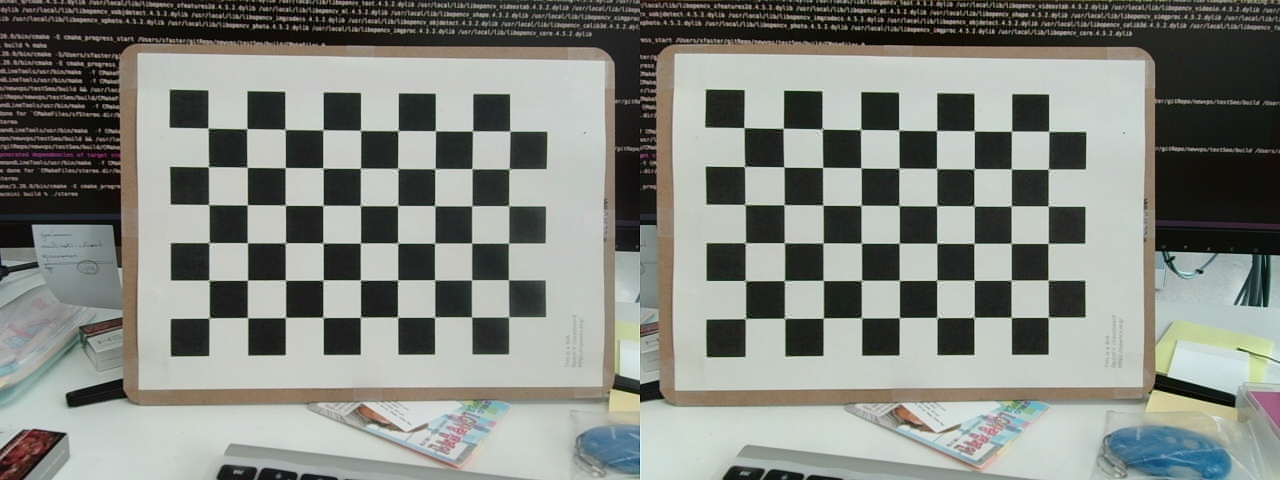
//> input picture testH/sCalibration-N/sCalibration-N/1624847488.04760.jpg, 1280 x 480 px; its folder holds only this picture in this run
$ ./stereoCamera_N   (built with g++ and OpenCV 4)
//> lines starting //> are read from the running program, lines starting //| are printed output that depends on the picture
#include <opencv2/opencv.hpp>
#include <opencv2/calib3d/calib3d_c.h>
#include <iostream>
#include <vector>
using namespace std;

int CHECKERBOARD[2]{6,9};

int main(){
	vector<cv::String> images;

	string path = "../sCalibration-N/sCalibration-N";

	cv::glob(path, images);

	vector<vector<cv::Point3f>> objpoints_left;
	vector<vector<cv::Point3f>> objpoints_right;

	vector<vector<cv::Point2f>> imgpoints_left;
	vector<vector<cv::Point2f>> imgpoints_right;

	vector<cv::Point3f> objp;

	for(int i = 0; i < CHECKERBOARD[1]; i++){
		for(int j = 0; j < CHECKERBOARD[0]; j++){
			objp.push_back(cv::Point3f(j*23.6, i*23.6, 0));
		}
	}

	cv::Mat frame, gray, pic[2];

	vector<cv::Point2f> corner_pts;

	for(int i = 0; i < images.size(); i++){
		frame = cv::imread(images[i]);
//> frame is the input picture: 480 rows x 1280 cols, CV_8UC3; mean B, G, R 127.6, 133.9, 130.8

		cv::cvtColor(frame, gray, cv::COLOR_BGR2GRAY);
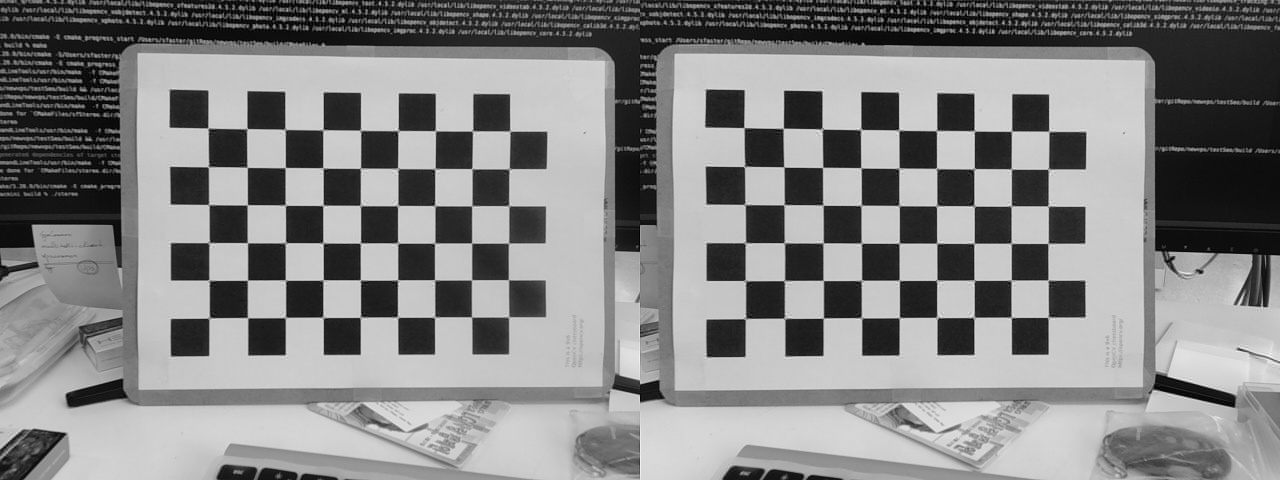
//> gray: 480 rows x 1280 cols, CV_8UC1; min 0, max 250, mean 132.3

		pic[0] = gray(cv::Range::all(), cv::Range(0, gray.cols/2));
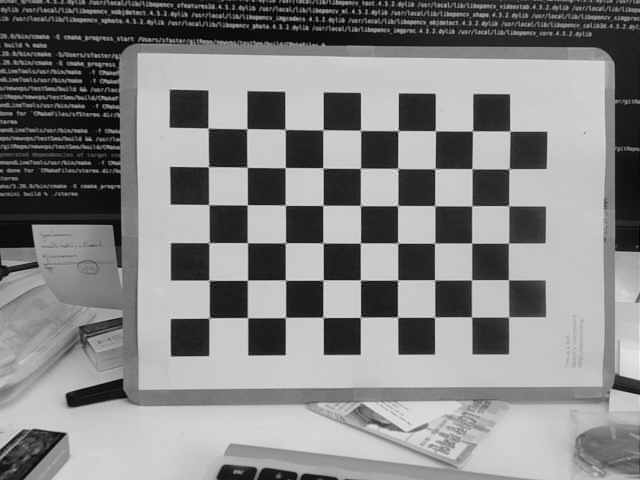
//> pic[0]: 480 rows x 640 cols, CV_8UC1; min 0, max 242, mean 132
		pic[1] = gray(cv::Range::all(), cv::Range(gray.cols/2, gray.cols));
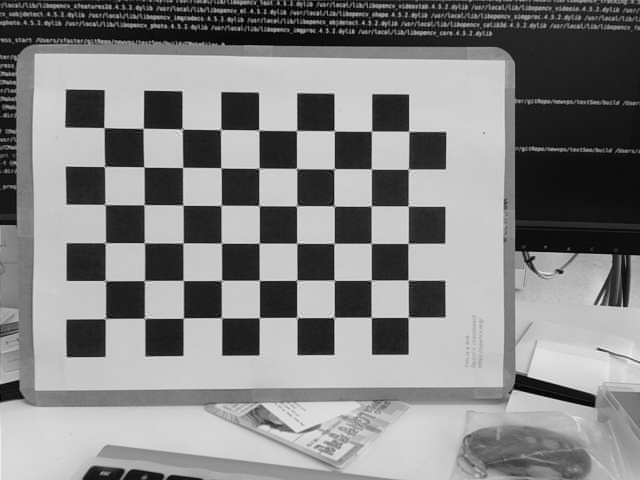
//> pic[1]: 480 rows x 640 cols, CV_8UC1; min 0, max 250, mean 132.5

		for(int j = 0; j < 2; j++){
			if(cv::findChessboardCorners(pic[j], cv::Size(CHECKERBOARD[0], CHECKERBOARD[1]), corner_pts, CV_CALIB_CB_ADAPTIVE_THRESH | CV_CALIB_CB_FAST_CHECK | CV_CALIB_CB_NORMALIZE_IMAGE)){

				cv::TermCriteria criteria(CV_TERMCRIT_EPS | CV_TERMCRIT_ITER, 30, 0.001);

				cv::cornerSubPix(pic[j], corner_pts, cv::Size(11, 11), cv::Size(-1, -1), criteria);

				if(!j){
					objpoints_left.push_back(objp);
					imgpoints_left.push_back(corner_pts);
				}
				else{
					objpoints_right.push_back(objp);
					imgpoints_right.push_back(corner_pts);
				}
			}
		}
//> after the loop, corner_pts = 54 Points (x, y), first 12: [105.5, 318.4], [105.4, 280.7], [105.4, 242.7], [105.1, 204.5], [104.6, 166.4], [104, 127.7], [144.7, 318.2], [144.5, 280.6], [144.4, 242.8], [144.2, 204.7], [143.8, 166.9], [143.2, 128.4]
	}

	cv::Mat cameraMatrix_left, distCoeffs_left, R_left, T_left;
	cv::Mat cameraMatrix_right, distCoeffs_right, R_right, T_right;

	cv::calibrateCamera(objpoints_left, imgpoints_left, cv::Size(pic[0].rows, pic[0].cols), cameraMatrix_left, distCoeffs_left, R_left, T_left);
//> cameraMatrix_left = [[561.5, 0, 151.8], [0, 540.7, 287.2], [0, 0, 1]]; distCoeffs_left = [0.11, -0.0775, 0.0017, -0.0266, 0.0591]; R_left = [[0.0439, -0.0315, -1.57]]; T_left = [[34.81, 19.24, 337.5]]
	cv::calibrateCamera(objpoints_right, imgpoints_right, cv::Size(pic[1].rows, pic[1].cols), cameraMatrix_right, distCoeffs_right, R_right, T_right);
//> cameraMatrix_right = [[887.2, 0, 248.4], [0, 875.7, 288], [0, 0, 1]]; distCoeffs_right = [0.211, -2.26, 0.00139, -0.0139, 24.35]; R_right = [[0.0551, -0.0326, -1.57]]; T_right = [[-87.45, 18.96, 549.5]]

	cv::Mat R, T, E, F;

	cv::Size imgsize = pic[0].size();
//> imgsize = Size(640, 480)

	cv::stereoCalibrate(objpoints_left, imgpoints_left, imgpoints_right, cameraMatrix_left, distCoeffs_left, cameraMatrix_right, distCoeffs_right, imgsize, R, T, E, F, cv::CALIB_FIX_INTRINSIC, cv::TermCriteria(cv::TermCriteria::COUNT + cv::TermCriteria::EPS, 30, 1e-6));
//> R = [[1, -0.00115, -0.00868], [0.0011, 1, -0.0062], [0.00869, 0.00619, 1]]; T = [-119.2, 1.78, 211.5]

	cv::Mat R1, R2, P1, P2, Q;
	cv::Rect validRoi[2];

	cv::stereoRectify(cameraMatrix_left, distCoeffs_left, cameraMatrix_right, distCoeffs_right, imgsize, R, T, R1, R2, P1, P2, Q, cv::CALIB_ZERO_DISPARITY, 1, imgsize, &validRoi[0], &validRoi[1]);
//> R1 = [[0.484, -0.0133, -0.875], [0.0109, 1, -0.0092], [0.875, -0.00505, 0.484]]; R2 = [[0.491, -0.00735, -0.871], [0.00978, 1, -0.00292], [0.871, -0.00708, 0.491]]; P1 = [[100.3, 0, 1886.9, 0], [0, 100.3, 349.7, 0], [0, 0, 1, 0]]

	cv::FileStorage fsw("calibrationData_N.xml", cv::FileStorage::WRITE);
	fsw << "leftCameraMatrix" << cameraMatrix_left;
	fsw << "leftCameraDistCoeff" << distCoeffs_left;
	fsw << "rightCameraMatrix" << cameraMatrix_right;
	fsw << "rightCameraDistCoeff" << distCoeffs_right;
	fsw << "rotationMatrix" << R;
	fsw << "translationVertor" << T;
	fsw << "essentialMatrix" << E;
	fsw << "fundamentalMatrix" << F;
	fsw << "rectifyR1" << R1;
	fsw << "rectifyR2" << R2;
	fsw << "rectifyP1" << P1;
	fsw << "rectifyP2" << P2;
	fsw << "rectifyQ" << Q;

	return 0;
}

$ run again, on testH/sCalibration-N/sCalibration-N/1624847600.49074.jpg
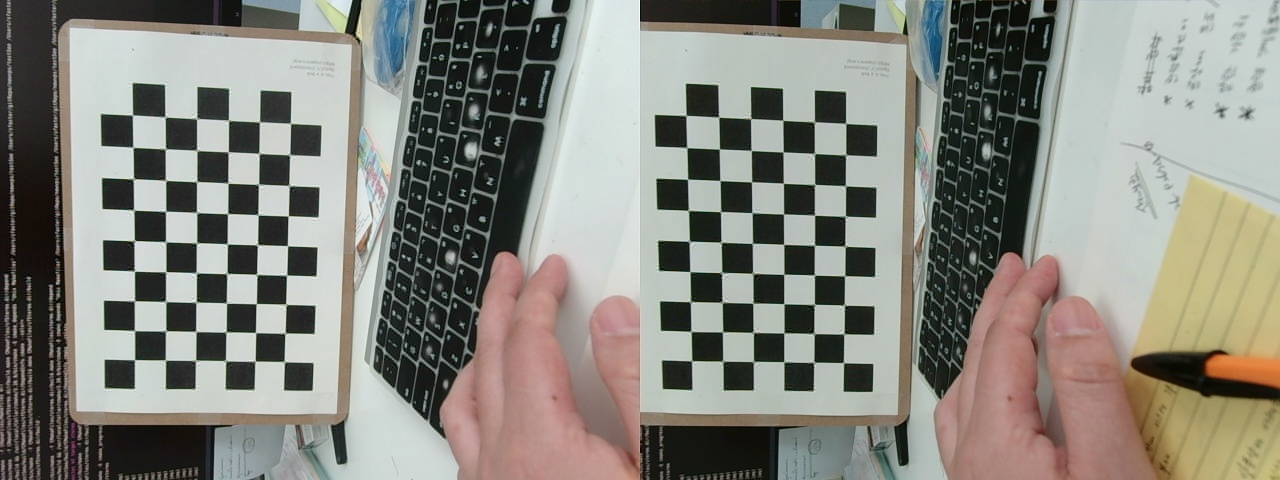
//> input picture testH/sCalibration-N/sCalibration-N/1624847600.49074.jpg, 1280 x 480 px
//> frame is the input picture: 480 rows x 1280 cols, CV_8UC3; mean B, G, R 125.6, 133.5, 134.5
//> `pic[0] = gray(cv::Range::all(), cv::Range(0, gray.cols/2));`:
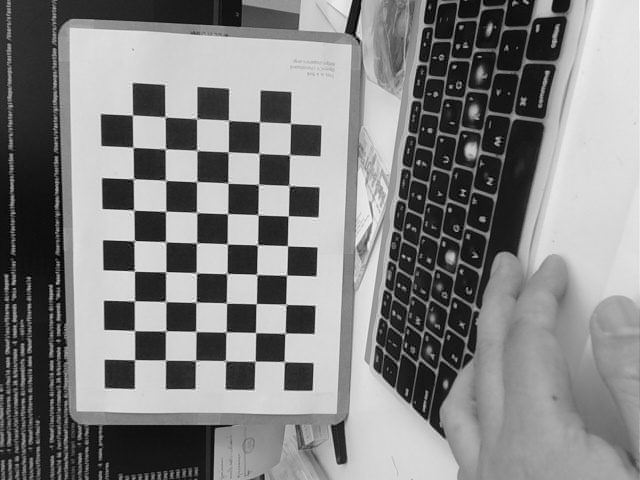
//> pic[0]: 480 rows x 640 cols, CV_8UC1; min 0, max 252, mean 129.4
//> `pic[1] = gray(cv::Range::all(), cv::Range(gray.cols/2, gray.cols));`:
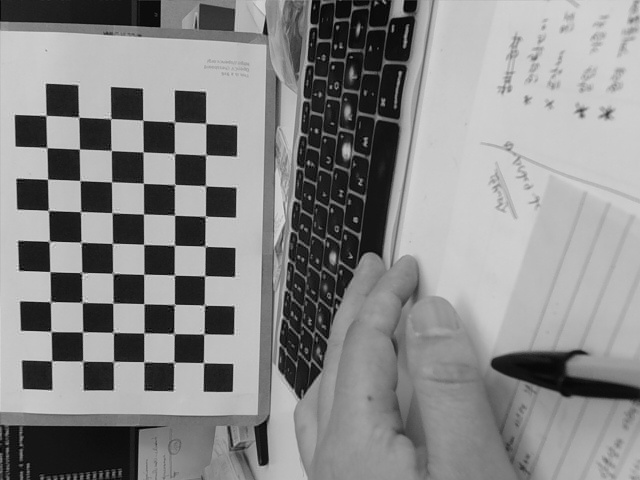
//> pic[1]: 480 rows x 640 cols, CV_8UC1; min 0, max 229, mean 136.4
//> after the loop `for(int j = 0; j < 2; j++)`: corner_pts = 54 Points (x, y), first 12: [203.5, 362.7], [173.7, 362.4], [143.9, 361.8], [113.5, 361.5], [82.77, 361.2], [51.63, 360.8], [203.9, 333.8], [173.8, 333.5], [143.9, 332.9], [113.3, 332.4], [82.58, 331.8], [50.96, 331.4]
//> cameraMatrix_left = [[404.3, 0, 251.5], [0, 393.2, 353], [0, 0, 1]]; distCoeffs_left = [0.0727, -0.096, 0.0109, -0.0057, 0.0901]; R_left = [[0.0755, 0.134, -3.12]]; T_left = [[26.35, 7.09, 325.2]]
//> cameraMatrix_right = [[311.1, 0, 283.1], [0, 307.1, 304.8], [0, 0, 1]]; distCoeffs_right = [0.0168, 0.0022, 0.00216, -0.00179, -0.00674]; R_right = [[0.0515, 0.105, -3.11]]; T_right = [[-64.21, 47.32, 252.2]]
//> imgsize = Size(640, 480)
//> R = [[1, -0.00756, 0.0148], [0.00728, 1, 0.019], [-0.0149, -0.0189, 1]]; T = [-95.31, 33.86, -72.32]
//> R1 = [[0.756, -0.289, 0.588], [0.283, 0.953, 0.104], [-0.59, 0.0878, 0.802]]; R2 = [[0.767, -0.272, 0.582], [0.278, 0.957, 0.0821], [-0.579, 0.0987, 0.809]]; P1 = [[-75555.7, 0, 3008.7, 0], [0, -75555.7, -1073.1, 0], [0, 0, 1, 0]]

$ run again, on testH/sCalibration-N/sCalibration-N/1624847617.40774.jpg
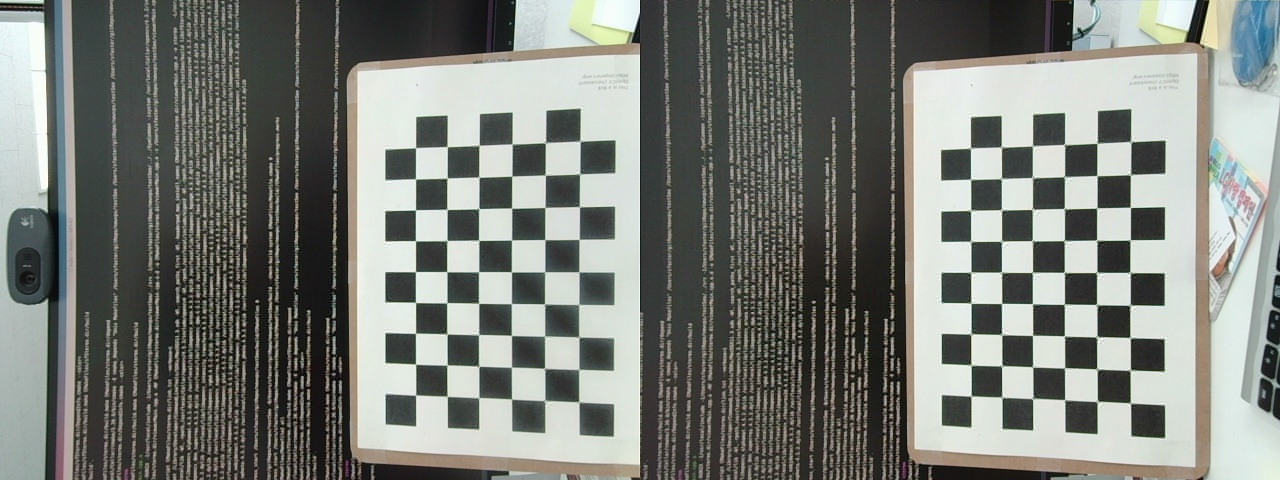
//> input picture testH/sCalibration-N/sCalibration-N/1624847617.40774.jpg, 1280 x 480 px
//> frame is the input picture: 480 rows x 1280 cols, CV_8UC3; mean B, G, R 119.4, 125.1, 122.1
//> `pic[0] = gray(cv::Range::all(), cv::Range(0, gray.cols/2));`:
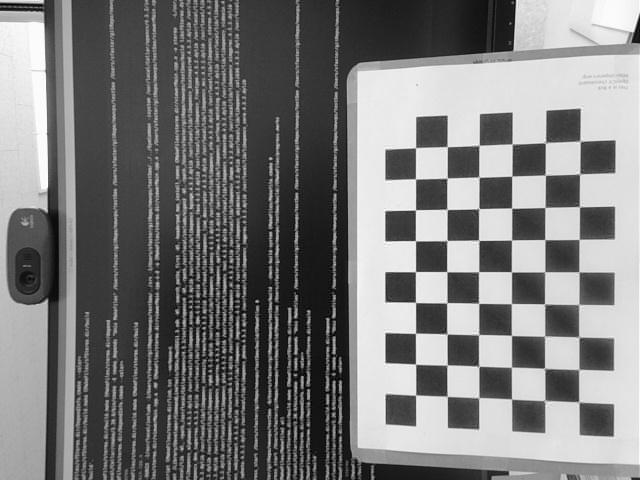
//> pic[0]: 480 rows x 640 cols, CV_8UC1; min 0, max 254, mean 121
//> `pic[1] = gray(cv::Range::all(), cv::Range(gray.cols/2, gray.cols));`:
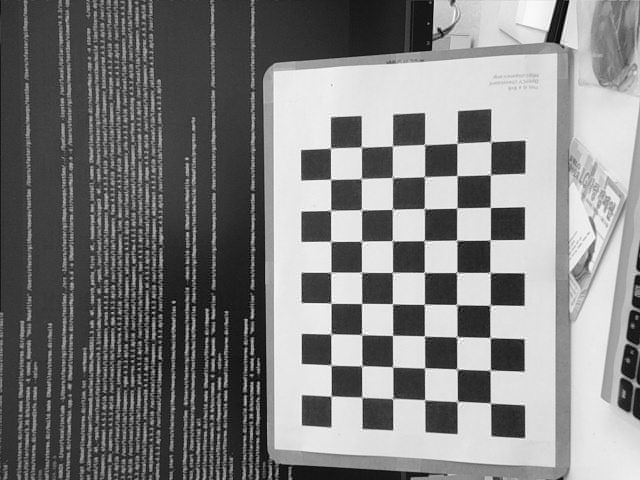
//> pic[1]: 480 rows x 640 cols, CV_8UC1; min 0, max 254, mean 126.1
//> after the loop `for(int j = 0; j < 2; j++)`: corner_pts = 54 Points (x, y), first 12: [490.4, 403.1], [457.3, 401.5], [424.7, 399.8], [392.8, 398.4], [361.9, 397.2], [331.1, 396.1], [490.3, 370.2], [457.1, 369.2], [424.6, 367.9], [392.7, 366.8], [361.8, 365.7], [331, 365.1]
//> cameraMatrix_left = [[2141.8, 0, 264.8], [0, 1854.3, 387.8], [0, 0, 1]]; distCoeffs_left = [0.217, 5.07, 0.0349, -0.0106, -38.89]; R_left = [[-0.929, 0.0939, -2.98]]; T_left = [[196.6, 9.31, 1347]]
//> cameraMatrix_right = [[2261.7, 0, 243.3], [0, 1902.2, 319.3], [0, 0, 1]]; distCoeffs_right = [1.09, -22.67, 0.0208, -0.0434, 718.5]; R_right = [[-0.983, 0.0395, -2.98]]; T_right = [[151.3, 60.16, 1383.2]]
//> imgsize = Size(640, 480)
//> R = [[0.999, -0.00315, 0.0382], [0.00178, 0.999, 0.036], [-0.0383, -0.0359, 0.999]]; T = [-96.97, 1.98, 45.84]
//> R1 = [[0.92, -0.0059, -0.393], [0.0131, 1, 0.0157], [0.393, -0.0196, 0.919]]; R2 = [[0.904, -0.0184, -0.427], [0.0105, 1, -0.0208], [0.428, 0.0143, 0.904]]; P1 = [[1578.4, 0, 1117.5, 0], [0, 1578.4, 366.4, 0], [0, 0, 1, 0]]

$ run again, on testH/sCalibration-N/sCalibration-N/1624847623.97946.jpg
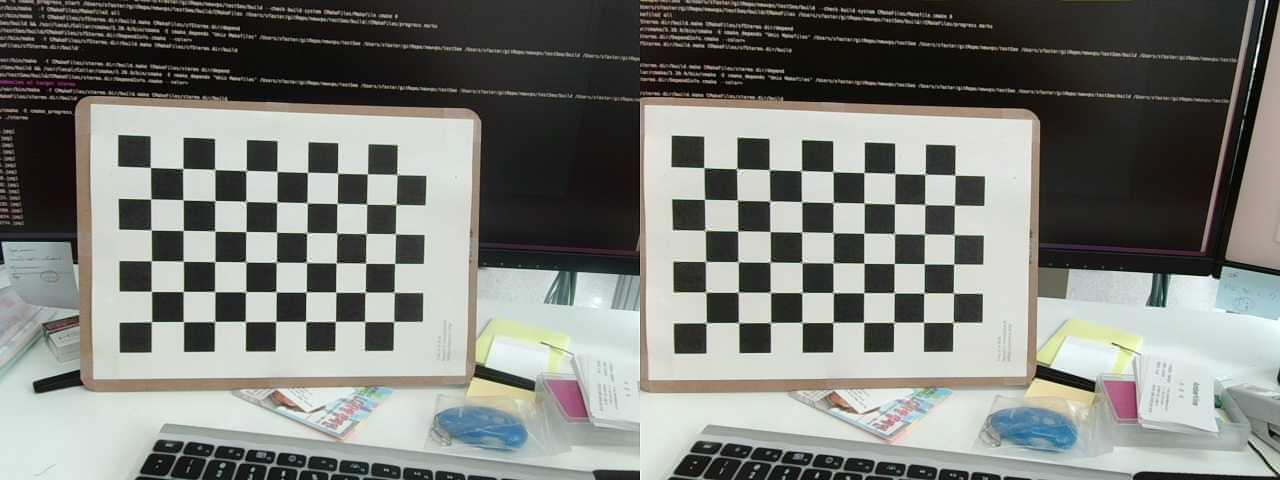
//> input picture testH/sCalibration-N/sCalibration-N/1624847623.97946.jpg, 1280 x 480 px
//> frame is the input picture: 480 rows x 1280 cols, CV_8UC3; mean B, G, R 120.1, 125.5, 123.6
//> `pic[0] = gray(cv::Range::all(), cv::Range(0, gray.cols/2));`:
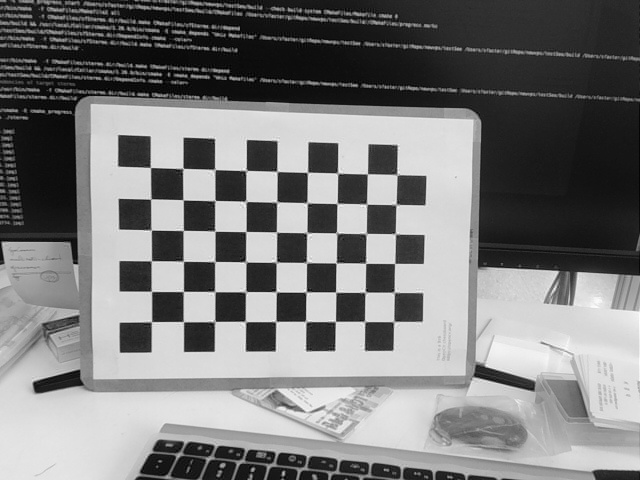
//> pic[0]: 480 rows x 640 cols, CV_8UC1; min 0, max 253, mean 122.8
//> `pic[1] = gray(cv::Range::all(), cv::Range(gray.cols/2, gray.cols));`:
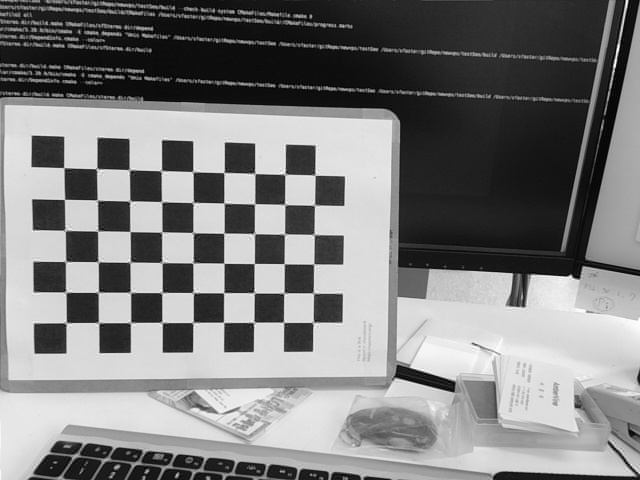
//> pic[1]: 480 rows x 640 cols, CV_8UC1; min 0, max 255, mean 125.9
//> after the loop `for(int j = 0; j < 2; j++)`: corner_pts = 54 Points (x, y), first 12: [66.2, 322.7], [65.77, 292.1], [65.6, 261.4], [65.18, 230.3], [64.56, 199.4], [63.88, 167.7], [98.55, 322.6], [98.3, 292.2], [98.09, 261.7], [97.68, 230.8], [97.37, 200.2], [96.71, 168.7]
//> cameraMatrix_left = [[711.8, 0, 257.8], [0, 690.7, 315.9], [0, 0, 1]]; distCoeffs_left = [-0.0236, 2.34, 0.00427, -0.0136, -11.24]; R_left = [[0.15, -0.0398, -1.56]]; T_left = [[-79.81, 4.51, 538.3]]
//> cameraMatrix_right = [[432.6, 0, 312.8], [0, 429.1, 265.4], [0, 0, 1]]; distCoeffs_right = [0.0787, -0.0838, -0.000947, 0.00108, 0.0296]; R_right = [[0.0837, -0.0163, -1.56]]; T_right = [[-188.2, 44.19, 335.4]]
//> imgsize = Size(640, 480)
//> R = [[0.998, -0.00852, 0.0557], [0.00701, 1, 0.0272], [-0.0559, -0.0268, 0.998]]; T = [-138.5, 25.57, -206.1]
//> R1 = [[0.507, -0.129, 0.852], [0.118, 0.99, 0.0801], [-0.854, 0.0596, 0.517]]; R2 = [[0.555, -0.102, 0.826], [0.114, 0.992, 0.0469], [-0.824, 0.0677, 0.562]]; P1 = [[-8898.2, 0, 5728.6, 0], [0, -8898.2, 4352.4, 0], [0, 0, 1, 0]]
